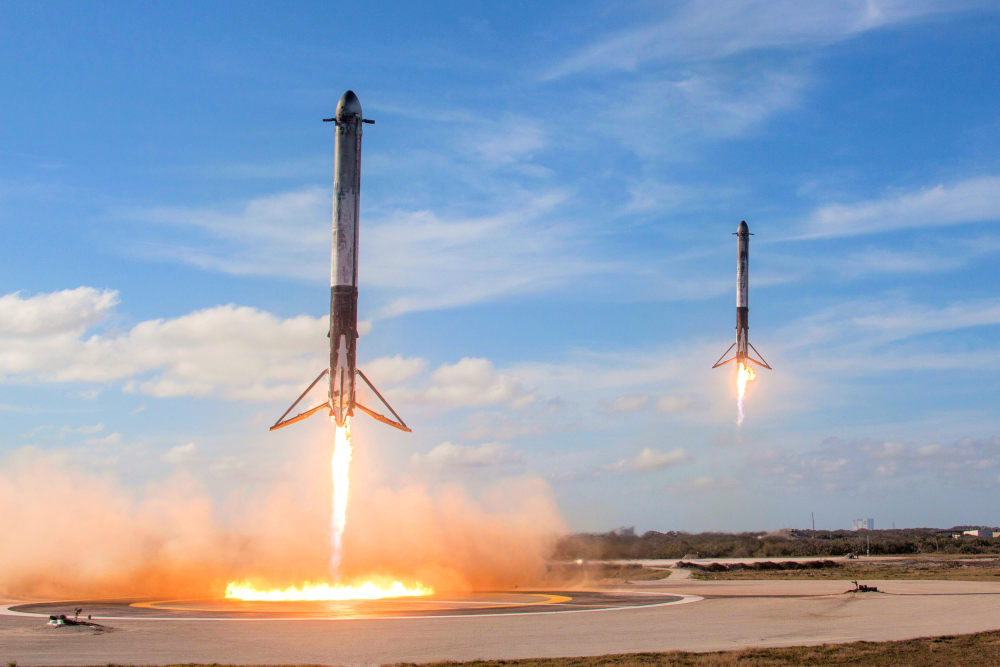
#> input picture img/falcon9_full.jpg, 3000 x 2000 px (shown at 1/3 size)
$ python test.py   (older library calls are emulated)
#> lines starting #> are read from the running program, lines starting #| are printed output that depends on the picture
### python/ImgTo7Color.py
"""

"""
from PIL import Image
import math


class ImgTo7Color:
    WIDTH = 600
    HEIGHT = 448

    def __init__(self):
        self.ratio = self.HEIGHT / self.WIDTH
        self.palette = [0, 0, 0, 255, 255, 255, 255, 128, 28, 0, 0, 255, 0, 255, 0, 255, 255, 0, 255, 0, 0]
        self.palimage = Image.new('P', (49, 49))
#> self.palimage: PIL image 49x49 P; every value is 0
#> further down, org is the input picture: PIL image 3000x2000 RGB; mean R, G, B 148.9, 162.4, 182.6
        self.palimage.putpalette(self.palette * 32)

    # [7 lines left out: function crop_y, not called in this run]

    def crop_x(self, image):
        w, h = image.size
#> w = 3000; h = 2000
        img_ratio = h / w
#> img_ratio = 0.667
        crop_factor = img_ratio / self.ratio
#> crop_factor = 0.893
        new_h = math.floor(w * crop_factor)
#> new_h = 2678
        x = math.floor((w - new_h) / 2)
#> x = 161
        area = (x, 0, w - x, h)
#> area = (161, 0, 2839, 2000)

        return image.crop(area)
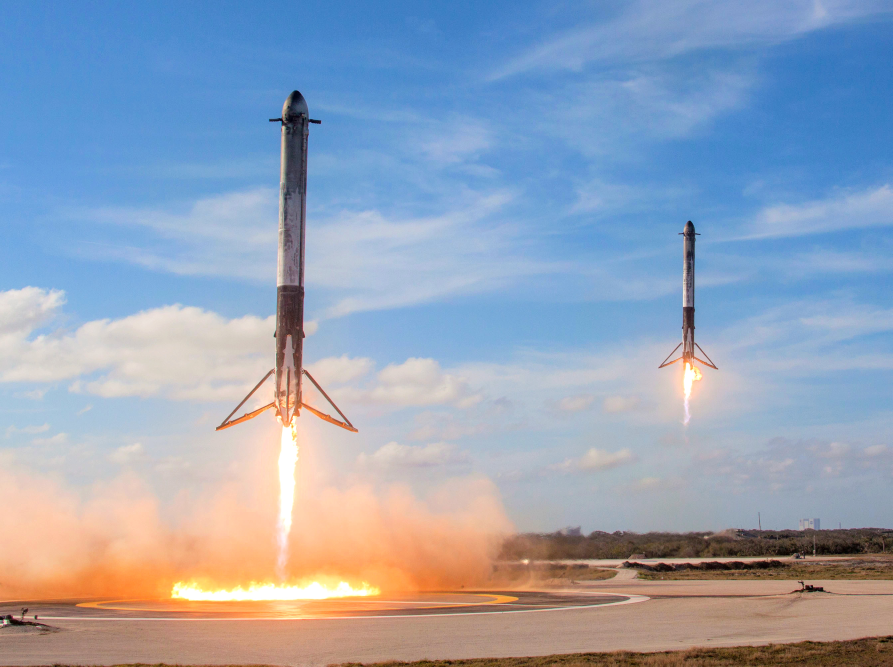
#> returned value: PIL image 2678x2000 RGB (shown at 1/3 size); mean R, G, B 150.3, 163, 182.5

    def resize(self, image):
        return image.resize((self.WIDTH, self.HEIGHT), Image.ANTIALIAS)
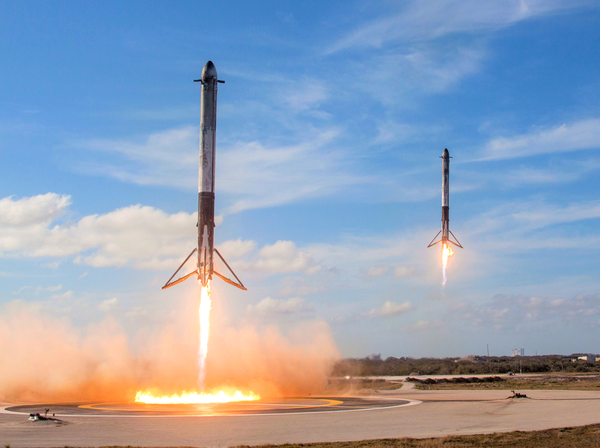
#> returned value: PIL image 600x448 RGB; mean R, G, B 148.9, 162.4, 182.6

    def quantizetopalette(self, image, dither=False):
        """Convert an RGB or L mode image to use a given P image's palette.
           from https://stackoverflow.com/questions/29433243/convert-image-to-specific-palette-using-pil-without-dithering/29438149
        """
#> called with dither = True

        image.load()

        # use palette from reference image
        self.palimage.load()
        if self.palimage.mode != "P":
            raise ValueError("bad mode for palette image")
        if image.mode != "RGB" and image.mode != "L":
            raise ValueError(
                "only RGB or L mode images can be quantized to a palette"
            )
        im = image.im.convert("P", 1 if dither else 0, self.palimage.im)
        # the 0 above means turn OFF dithering

        # Later versions of Pillow (4.x) rename _makeself to _new
        try:
            return image._new(im)
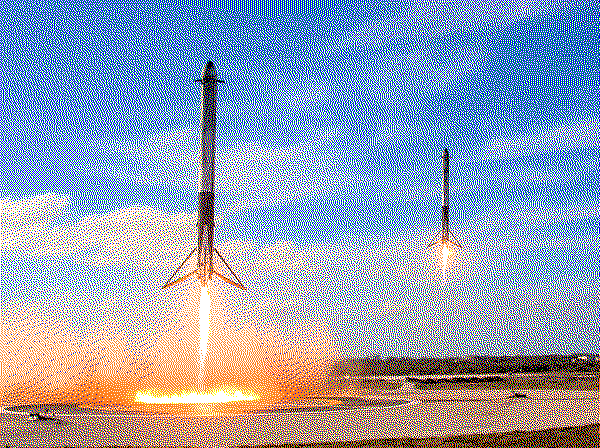
#> returned value: PIL image 600x448 P; mean R, G, B 150.1, 160.9, 180.3
        except AttributeError:
            return image._makeself(im)

    # [5 lines left out: function convert_img, not called in this run]

    def convert(self, image_path, dither=True):
        image = Image.open(image_path).convert("RGB")
        return self.convert_img(image, dither)

### python/test.py
#!/usr/bin/env python3
from python.ImgTo7Color import ImgTo7Color
from PIL import Image
import hitherdither

conv = ImgTo7Color()

org = Image.open('../img/falcon9_full.jpg')
image = conv.crop_x(org)
image = conv.resize(org)
image.save('../img/falcon9_600x448.jpg')

seven_color = conv.quantizetopalette(image, dither=True)
seven_color.show()

#> (the run stopped early here; a loop or call above may not have finished)
